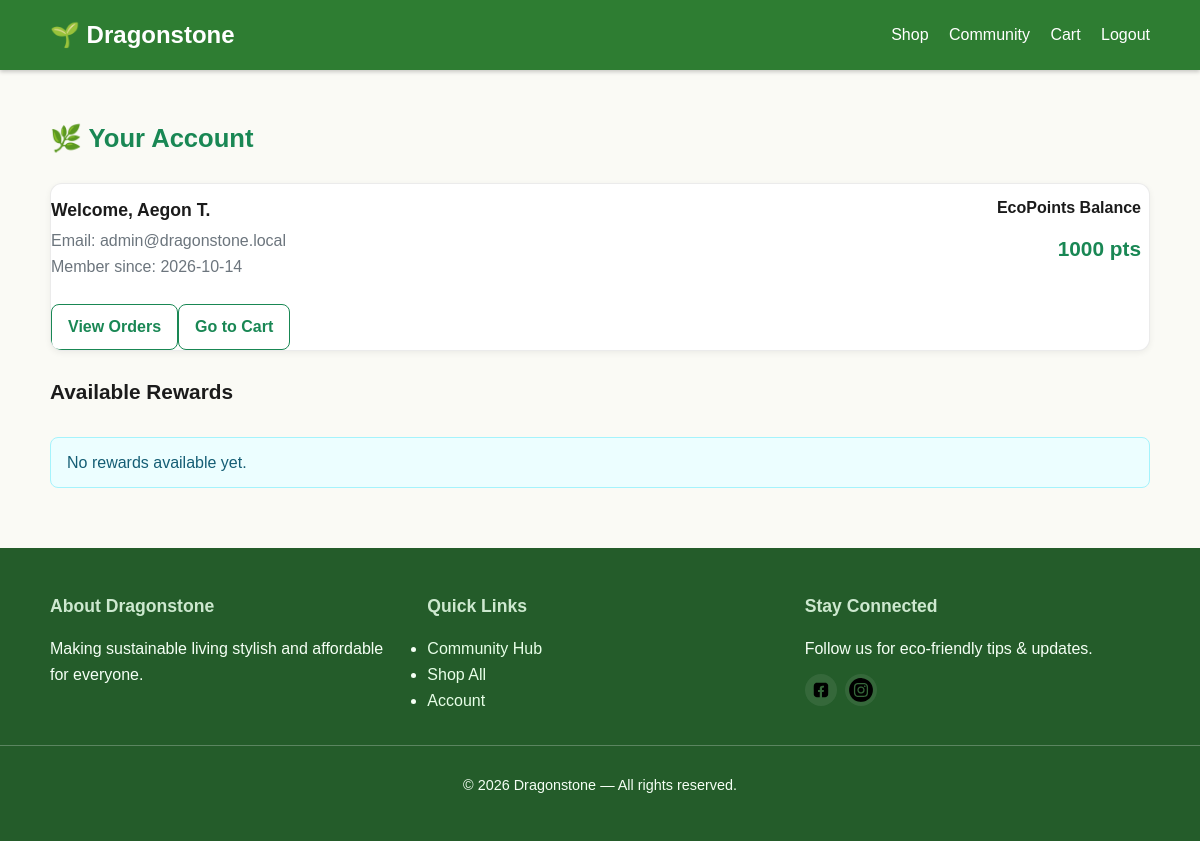
Screenshot of /user_dashboard.php (signed in) with the database file from the repository.
### tables this page shows
CREATE TABLE users (
                       user_id INT AUTO_INCREMENT PRIMARY KEY,
                       name VARCHAR(150) NOT NULL,
                       email VARCHAR(255) NOT NULL UNIQUE,
                       password_hash VARCHAR(255) NOT NULL,
                       role_key VARCHAR(32) NOT NULL DEFAULT 'customer',
                       eco_points INT DEFAULT 0,
                       created_at DATETIME DEFAULT CURRENT_TIMESTAMP,
                       last_login DATETIME DEFAULT NULL,
                       FOREIGN KEY (role_key) REFERENCES roles(role_key)
);

### src/helpers.php (called while the page is built, shortened)
<?php
function h($str) {
    return htmlspecialchars((string)$str, ENT_QUOTES, 'UTF-8');
}
?>

### public/user_dashboard.php (the view, shortened to what this page needs)
<?php
require_once __DIR__ . '/../src/config.php';
$userId = (int)$_SESSION['user_id'];
$uStmt = $pdo->prepare('SELECT user_id, name, email, eco_points, role_key, created_at FROM users WHERE user_id = ? LIMIT 1');
$uStmt->execute([$userId]);
$user = $uStmt->fetch(PDO::FETCH_ASSOC);
$ecoPoints = (int)($user['eco_points'] ?? 0);
$rStmt = $pdo->query('SELECT id, name, description, points_required, image FROM rewards ORDER BY points_required ASC');
$rewards = $rStmt->fetchAll(PDO::FETCH_ASSOC);
include(__DIR__ . '/partials/header.php');
?>
<main class="container my-5">
    <h2 class="text-success mb-4">🌿 Your Account</h2>
    <div class="card mb-4 shadow-sm p-4">
        <div class="row g-3 align-items-center">
            <div class="col-md-8">
                <h4 class="mb-1">Welcome, <?= h($user['name'] ?? '') ?></h4>
                <div class="text-muted">Email: <?= h($user['email'] ?? '') ?></div>
                <div class="text-muted">Member since: <?= h(isset($user['created_at']) ? date('Y-m-d', strtotime($user['created_at'])) : '') ?></div>
            </div>
            <div class="col-md-4 text-end">
                <div class="h5 mb-0">EcoPoints Balance</div>
                <div class="h3 text-success fw-bold"><?= (int)$ecoPoints ?> pts</div>
            </div>
        </div>
        <div class="mt-3 d-flex gap-2">
            <a class="btn btn-outline-success" href="<?= APP_URL ?>/public/order_tracking.php">View Orders</a>
            <a class="btn btn-outline-success" href="<?= APP_URL ?>/public/cart.php">Go to Cart</a>
        </div>
    </div>
    <h3 class="text-dark mb-3">Available Rewards</h3>
    <div class="row g-3">
        <?php if ($rewards): foreach ($rewards as $reward): ?>
            <div class="col-md-4">
                <div class="card shadow-sm h-100">
                    <?php $img = !empty($reward['image']) ? (APP_URL . '/public/uploads/rewards/' . h($reward['image'])) : (APP_URL . '/public/assets/images/hero.jpg'); ?>
                    <img src="<?= $img ?>" class="card-img-top" alt="<?= h($reward['name']) ?>">
                    <div class="card-body">
                        <h5 class="card-title text-success mb-1"><?= h($reward['name']) ?></h5>
                        <p class="card-text small text-muted"><?= h($reward['description'] ?? '') ?></p>
                        <p class="mb-2"><strong>Requires:</strong> <?= (int)$reward['points_required'] ?> Points</p>
                        <form action="<?= APP_URL ?>/public/redeem_reward.php" method="POST">
                            <input type="hidden" name="reward_id" value="<?= intval($reward['id']) ?>">
                            <button type="submit" class="btn btn-success w-100" <?= ($ecoPoints < (int)$reward['points_required']) ? 'disabled' : '' ?>>
                                Redeem
                            </button>
                        </form>
                    </div>
                </div>
            </div>
        <?php endforeach; else: ?>
            <div class="col-12"><div class="alert alert-info">No rewards available yet.</div></div>
        <?php endif; ?>
    </div>
</main>
<?php include(__DIR__ . '/partials/footer.php'); ?>

### public/assets/css/main.css (style rules this page uses)
:root { --eco-green: #2E7D32; --light-green: #A5D6A7; --dark: #1B1B1B; --cream: #FAFAF5; --accent: #FFB300; --font-main: 'Poppins', sans-serif; }
* { box-sizing: border-box; margin: 0; padding: 0; }
html, body { height: 100%; }
body { font-family: var(--font-main); background-color: var(--cream); color: var(--dark); line-height: 1.6; min-height: 100vh; display: flex; flex-direction: column; }
.container { width: 90%; margin: 0 auto; }
h2, .h2 { font-size: 1.6rem; margin: 1rem 0; font-weight: 600; }
h3, .h3 { font-size: 1.3rem; margin: 0.75rem 0; font-weight: 600; }
h4, .h4 { font-size: 1.1rem; margin: 0.75rem 0; font-weight: 600; }
h5, .h5 { font-size: 1rem; margin: 0.5rem 0; font-weight: 600; }
a { color: var(--eco-green); }
.container { width: min(1100px, 92%); margin-inline: auto; }
.row { display: flex; flex-wrap: wrap; gap: 1rem; }
.g-3 { gap: 1rem; }
.col-12 { flex: 0 0 100%; max-width: 100%; }
@media (min-width: 768px) { .col-md-4 { flex: 0 0 calc(33.333% - 0.75rem); max-width: calc(33.333% - 0.75rem); } }
@media (min-width: 768px) { .col-md-8 { flex: 0 0 calc(66.666% - 0.75rem); max-width: calc(66.666% - 0.75rem); } }
:root { --sp-0:0; --sp-1:0.25rem; --sp-2:0.5rem; --sp-3:1rem; --sp-4:1.5rem; --sp-5:3rem; }
.mb-0 { margin-bottom:var(--sp-0) }
.mb-1 { margin-bottom:var(--sp-1) }
.mt-3 { margin-top:var(--sp-3) }
.mb-3 { margin-bottom:var(--sp-3) }
.mb-4 { margin-bottom:var(--sp-4) }
.my-5 { margin-top:var(--sp-5);margin-bottom:var(--sp-5) }
.d-flex { display: flex; }
.align-items-center { align-items: center; }
.text-end { text-align: right; }
.text-muted { color: #6c757d; }
.text-success { color: #198754; }
.card { background: #fff; border: 1px solid rgba(0,0,0,0.08); border-radius: 12px; overflow: hidden; box-shadow: 0 2px 6px rgba(0,0,0,0.06); transition: transform .2s ease, box-shadow .2s ease; }
.btn { display: inline-block; padding: 0.6rem 1rem; border-radius: 8px; border: 1px solid transparent; font-weight: 600; cursor: pointer; text-decoration: none; transition: background .2s, color .2s, border-color .2s, box-shadow .2s; }
.btn-outline-success { background: transparent; color: #198754; border-color: #198754; }
.alert { padding: 0.75rem 1rem; border-radius: 8px; margin: 0.75rem 0; background: #eef2ff; border: 1px solid #c7d2fe; color: #1e3a8a; }
.alert-info { background: #ecfeff; border-color: #a5f3fc; color: #155e75; }
.card .btn { margin-top: 0.5rem; }

### rows the page displays
users: name "Aegon T.", email "admin@dragonstone.local", created_at "2026-10-14", eco_points "1000"

### other values shown
APP_NAME "Dragonstone"
